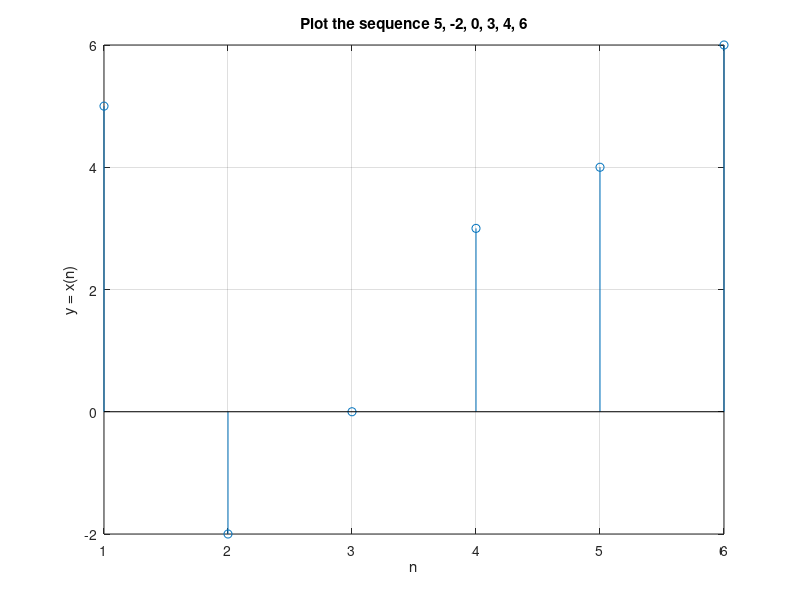

Write MATLAB code to recreate this figure.
%Plot the sequence, {5, -2, 0, 3, 4, 6}.

y = [5 -2 0 3 4 6];

stem(y);

title("Plot the sequence \{5, -2, 0, 3, 4, 6\}");

xlabel('n');

ylabel('y = x(n)');

grid on;

